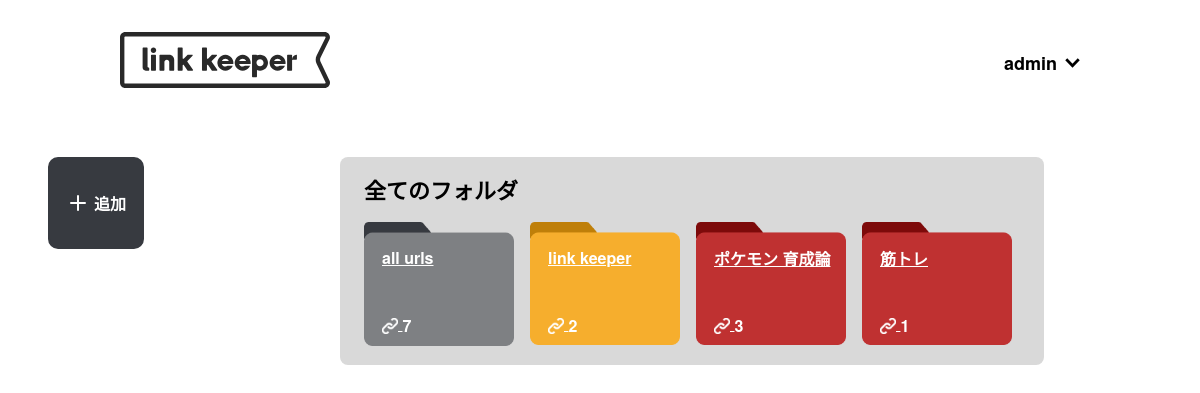
Page /userpage (signed in) on the committed database.
### models.py (models this page shows, shortened)
class User(db.Model, UserMixin):
    __tablename__ = 'user'
    user_id = db.Column(db.Integer, primary_key=True, autoincrement=True)
    username = db.Column(db.String(255), nullable=False)
    email = db.Column(db.String(255), nullable=False, unique=True)
    password = db.Column(db.String(255), nullable=False)

class Folder(db.Model):
    __tablename__ = 'folder'
    folder_id = db.Column(db.Integer, primary_key=True, autoincrement=True)
    user_id = db.Column(db.Integer, db.ForeignKey('user.user_id'), nullable=False)
    folder_name = db.Column(db.String(255), nullable=False)
    folder_color_id = db.Column(db.Integer, db.ForeignKey('folder_color.folder_color_id'), nullable=False)
    folder_color = db.relationship('FolderColor', backref='folders')
    urls = db.relationship('Url', backref='folder', cascade="all, delete-orphan", lazy='dynamic')
    __table_args__ = (db.UniqueConstraint('user_id', 'folder_name', name='unique_folder_name_per_user'),)

### routes.py (the view)
@app.route('/userpage')
@login_required
def userpage():
    from models import Folder, Url
    folders = Folder.query.filter_by(user_id=current_user.user_id).all()
    url_count = Url.query.count()
    return render_template('userpage.html',folders=folders, url_count=url_count)

### routes.py (called while the page is built)
@login_manager.user_loader
def load_user(user_id):
    from models import User
    return User.query.get(int(user_id))

### templates/userpage.html (shortened to what this page needs)
{% extends "header.html" %}
{% block content %}
<main class="user-main">
    <div class="toolbar">
        <div class="toolbar-button">
            <div class="toolbar-button-icon">
                <svg xmlns="http://www.w3.org/2000/svg" width="24" height="24" viewBox="0 0 24 24" fill="none" stroke-width="2" stroke-linecap="round" stroke-linejoin="round" class="feather feather-plus"><line x1="12" y1="5" x2="12" y2="19"></line><line x1="5" y1="12" x2="19" y2="12"></line></svg>
                <p>追加</p>
            </div>
        </div>
    </div>
    <section class="folder-box">
        <h2>全てのフォルダ</h2>
        <div class="folder-box-div">
            <a href="{{ url_for('allurl') }}">
                <div class="folder-litter gray">
                    <div class="folder-title"><p>all urls</p></div>
                        <div class="folder-litter-div">
                            <img src="{{ url_for('static', filename='img/link.svg')}}">
                            <a class="folder-litter-div-a">{{ url_count }}</a>
                        </div>
                </div>
            </a>
            {% for folder in folders %}
            <a href="{{ url_for('folder', folder_id=folder.folder_id, folder_name=folder.folder_name) }}">
                <div class="folder-litter {{ folder.folder_color.color }}">
                    <div class="folder-title"><p>{{ folder.folder_name | safe}}</p></div>
                        <div class="folder-litter-div">
                            <img src="{{ url_for('static', filename='img/link.svg')}}">
                            <a class="folder-litter-div-a">{{ folder.urls.all()|length }}</a>
                        </div>
                </div>
            </a>
            {% endfor %}
        </div>
    </section>
</main>
{% endblock %}

### templates/header.html (shortened to what this page needs)
<!DOCTYPE html>
<html lang="ja">
<head>
    <link rel="stylesheet" href="https://cdn.jsdelivr.net/npm/destyle.css@3.0.2/destyle.css">
    <link href="{{ url_for('static', filename='css/style.css') }}" rel="stylesheet" />
</head>
</html>
<body>
    <header class="header wrapper">
        <a class="logo" href="{{ url_for('index') }}">
            <img  src="{{ url_for('static', filename='img/Link-keeper.svg') }}">
        </a>
        <a class="user">
            {% if current_user.is_authenticated %}
                <h2>{{ current_user.username }}</h2>
            {% else %}
                <h2>Guest</h2>
            {% endif %}
        <img src="{{ url_for('static', filename='img/arrow.svg') }}">
        </a>
    </header>
    {% block content %}
    {% endblock %}
</body>
</html>

### static/css/style.css (style rules this page uses)
:root { --red: #BF3131; --yellow: #F6AE2D; --blue: #21BBEC; --green: #60D286; --gray: #7E8083; }
body { margin: 0px; padding: 0px; }
h1, h2 { font-weight: bold; }
.wrapper { margin: 32px 120px; }
input, ul, li, h2 { margin: 0; padding: 0; background: none; border: none; border-radius: 0; outline: none; -webkit-appearance: none; -moz-appearance: none; appearance: none; list-style: none; }
.logo img { height: 56px; width: auto; }
.user img { height: 10px; width: auto; margin-left: 8px; }
.user h2 { font-size: 18px; }
.user { align-items: center; display: flex; position: absolute; right: 0; text-decoration: none; color: black; transition: 0.4s; justify-content: center; align-items: center; }
.header { display: flex; align-items: center; position:relative; z-index: 10; }
.folder-box { position: relative; background-color: #D9D9D9; max-width: 75%; width: auto; height: auto; float: left; padding: 16px; border-radius: 8px; margin: 32px 64px; z-index: 1; }
.folder-box-div { margin: 8px 0 0 8px; width: 100%; overflow-x: scroll; white-space: nowrap; display: flex; }
.folder-litter { width: 150px; background-size: cover; background-size: contain; background-repeat: no-repeat; display: inline-block; flex-direction: column; padding: 8px; box-sizing: border-box; flex-shrink: 0; margin: 6px 16px 0 0; }
.folder-litter p, .folder-litter a { font-size: 16px; font-weight: bold; color: white; padding: 0; margin: 0; }
.folder-title { margin: 18px 0 0 10px; width: 128px; height: 18px; word-wrap: break-word; white-space: normal; }
.folder-title p { word-break: break-all; }
.folder-litter-div { display: inline-block; width: auto; margin: 48px 0 4px 10px; vertical-align: middle; }
.folder-litter-div-a { margin-left: 2px; margin-bottom: 1px; vertical-align: middle; height: 16px; }
.folder-litter-div a img { width: 16px; vertical-align: middle; }
.folder-box h2 { margin-left: 8px; font-size: 22px; }
.user-main { display: flex; position: relative; z-index: 1; }
.toolbar { margin: 32px 48px; width: 15%; }
.toolbar-button { background: #373A40; border: 2px solid #373A40; font-weight: bold; border-radius: 10px; color: white; width: auto; padding: 16px; display: inline-block; transition: .3s; text-align: center; cursor: pointer; }
.toolbar-button-icon svg { stroke: #ffffff; transition: .3s; cursor: pointer; }
.toolbar-button-icon { display: flex; align-items: center; }
.toolbar-button-icon p { margin-left: 4px; }
.folder-litter a { font-style: none; }

### rows in the picture
User: username "admin"
Folder: shows a picture, folder_name "link keeper", urls.all|length "2"
Folder: folder_name "ポケモン 育成論", urls.all|length "3"
Folder: folder_name "筋トレ", urls.all|length "1"

### other values in the picture
{{ url_count }} "7"
